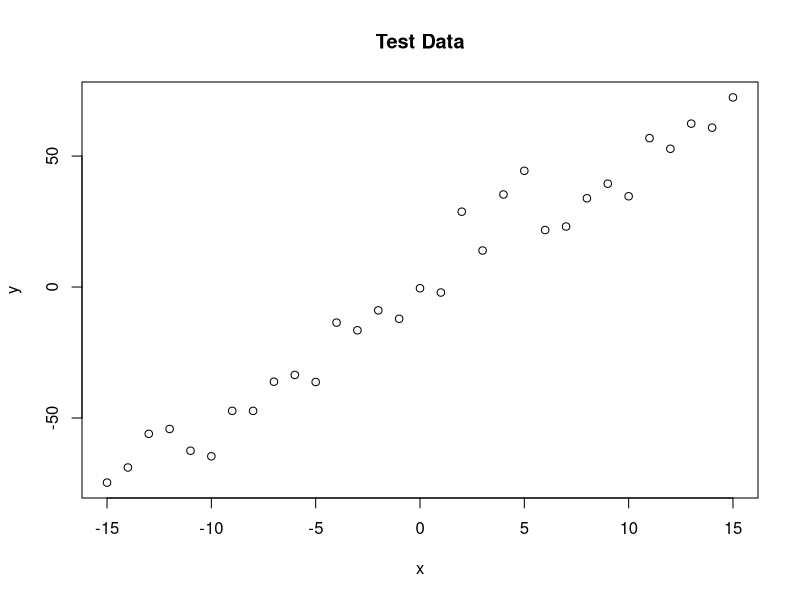
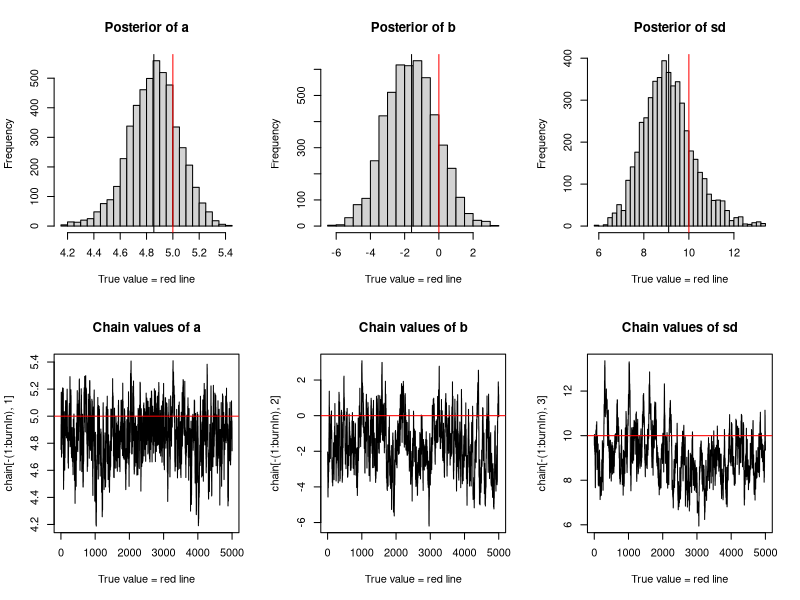

R code for these plots, in order:
trueA <- 5     
trueB <- 0  
trueSd <- 10 
sampleSize <- 31 

x <- (-(sampleSize-1)/2):((sampleSize-1)/2)  
y <-  trueA * x + trueB + rnorm(n=sampleSize,mean=0,sd=trueSd) 
plot(x,y,main="Test Data")


likelihood <- function(param){   
  a = param[1]     
  b = param[2]     
  sd = param[3]
  
  pred = a*x + b 
  singlelikelihoods = dnorm(y, mean = pred, sd = sd, log = T) 
  sumll = sum(singlelikelihoods)
  return(sumll)
}
slopevalues <- function(x){return(likelihood(c(x, trueB, trueSd)))} 

prior <- function(param){  
  a = param[1]     
  b = param[2]     
  sd = param[3]    
  aprior = dunif(a, min=0, max=10, log = T)  
  bprior = dnorm(b, sd = 5, log = T)
  sdprior = dunif(sd, min=0, max=30, log = T) 
  return(aprior+bprior+sdprior) 
}

posterior <- function(param){
  return (likelihood(param) + prior(param))
}

proposalfunction <- function(param){ 
  return(rnorm(3,mean = param, sd= c(0.1,0.5,0.3)))
}


run_metropolis_MCMC <- function(startvalue, iterations){
  chain = array(dim = c(iterations+1,3))
  chain[1,] = startvalue  
  for (i in 1:iterations){  
    proposal = proposalfunction(chain[i,]) 
    probab = exp(posterior(proposal) - posterior(chain[i,]))  
    
    if (runif(1) < probab){  
      chain[i+1,] = proposal  
    }else{ 
      chain[i+1,] = chain[i,]  
    }
  } 
  return(chain) 
}

startvalue = c(4,0,10) 
chain = run_metropolis_MCMC(startvalue, 10000)  
burnIn = 5000  
acceptance = 1-mean(duplicated(chain[-(1:burnIn),]))

par(mfrow = c(2,3))
hist(chain[-(1:burnIn),1],nclass=30, , main="Posterior of a", xlab="True value = red line" )  
abline(v = mean(chain[-(1:burnIn),1]))  
abline(v = trueA, col="red" ) 

hist(chain[-(1:burnIn),2],nclass=30, main="Posterior of b", xlab="True value = red line") 
abline(v = mean(chain[-(1:burnIn),2]))
abline(v = trueB, col="red" ) 

hist(chain[-(1:burnIn),3],nclass=30, main="Posterior of sd", xlab="True value = red line")  
abline(v = mean(chain[-(1:burnIn),3]) ) 
abline(v = trueSd, col="red" )

plot(chain[-(1:burnIn),1], type = "l", xlab="True value = red line" , main = "Chain values of a", )  # plot chain value of a from 5001 row
abline(h = trueA, col="red" )
plot(chain[-(1:burnIn),2], type = "l", xlab="True value = red line" , main = "Chain values of b", )  # plot chain value of b from 5001 row
abline(h = trueB, col="red" ) 
plot(chain[-(1:burnIn),3], type = "l", xlab="True value = red line" , main = "Chain values of sd", )  # plot chain value of sd from 5001 row
abline(h = trueSd, col="red" ) 

summary(lm(y~x))